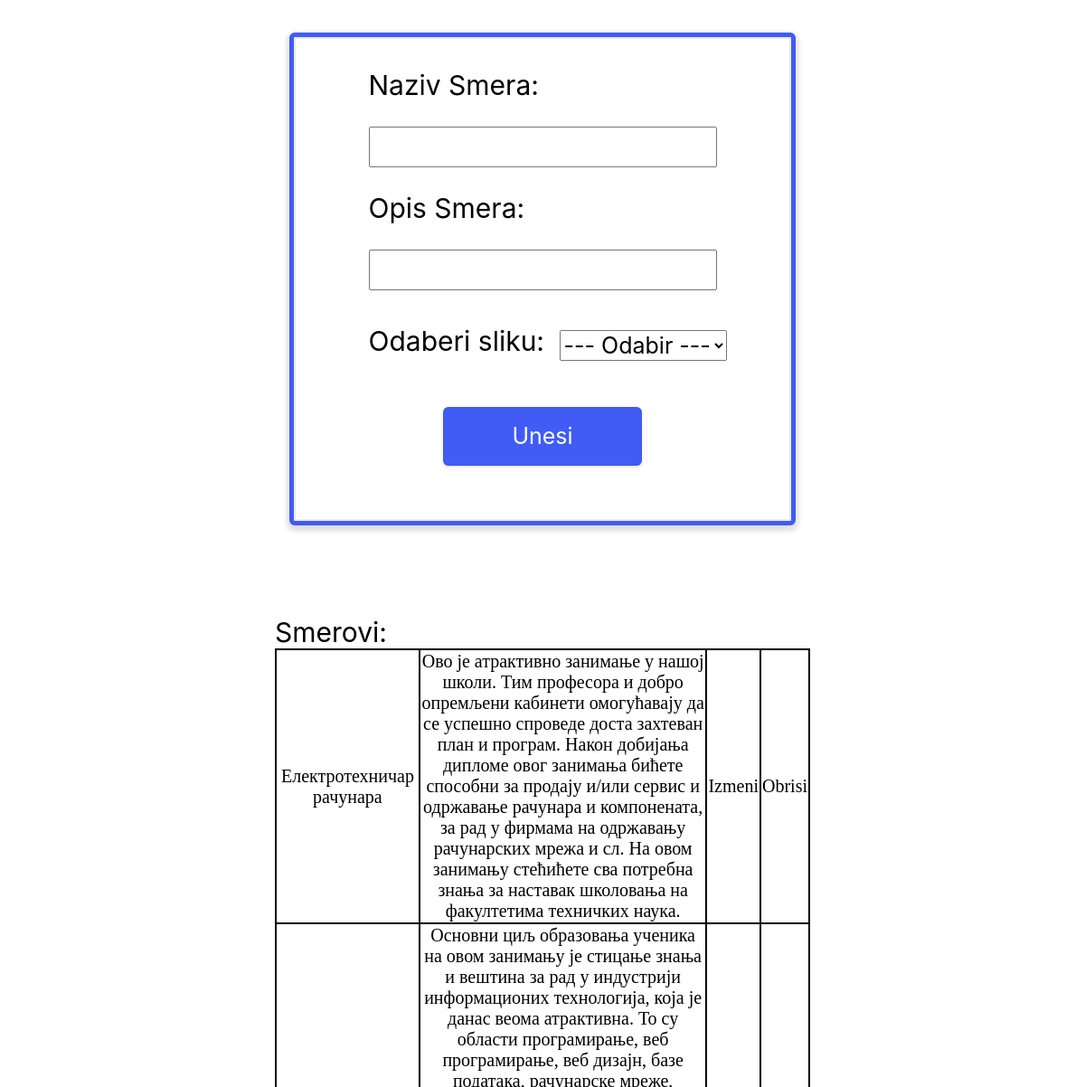
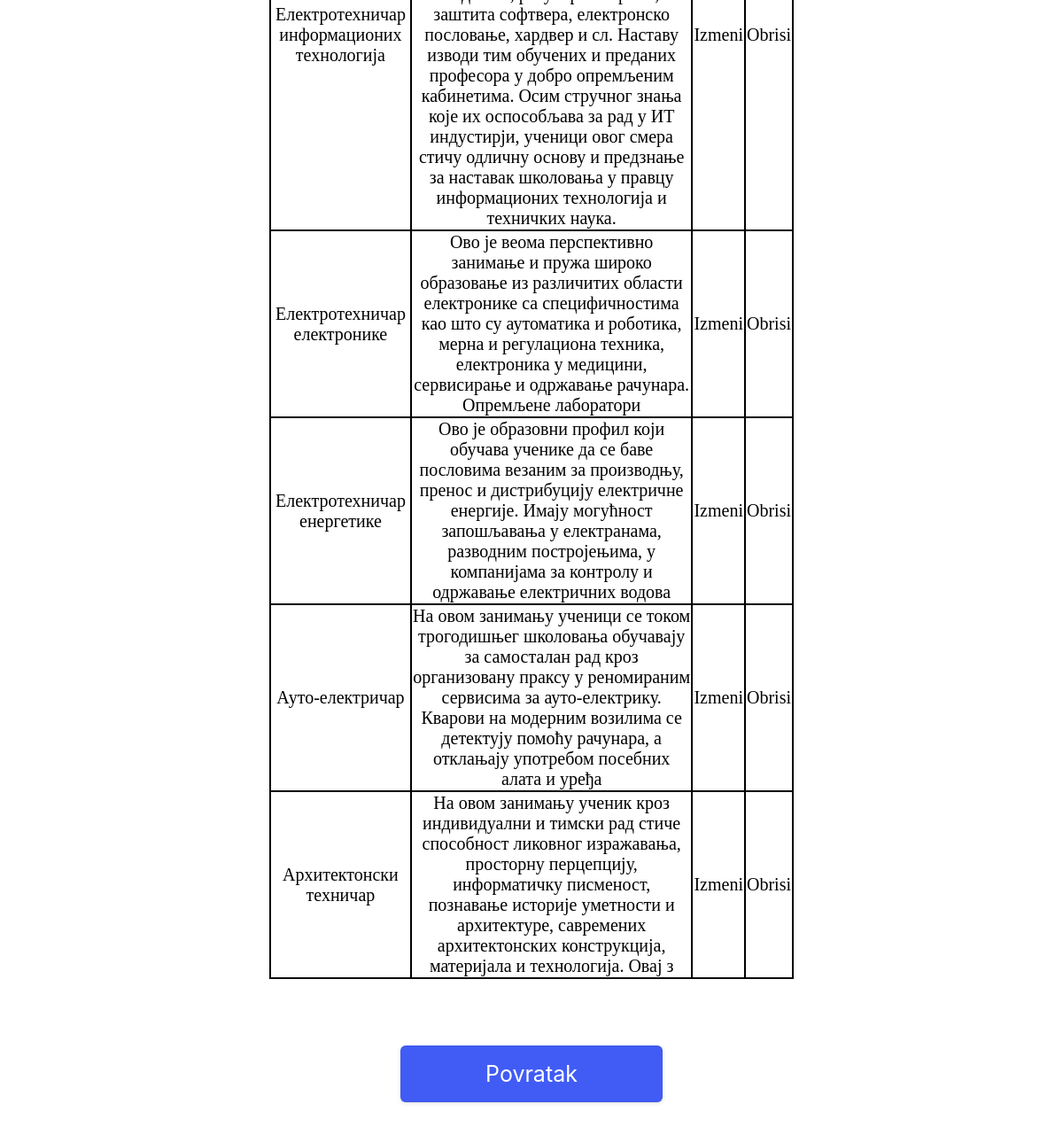
Page /courseView.php (signed in) on the earlier database version (2 pictures, top to bottom).
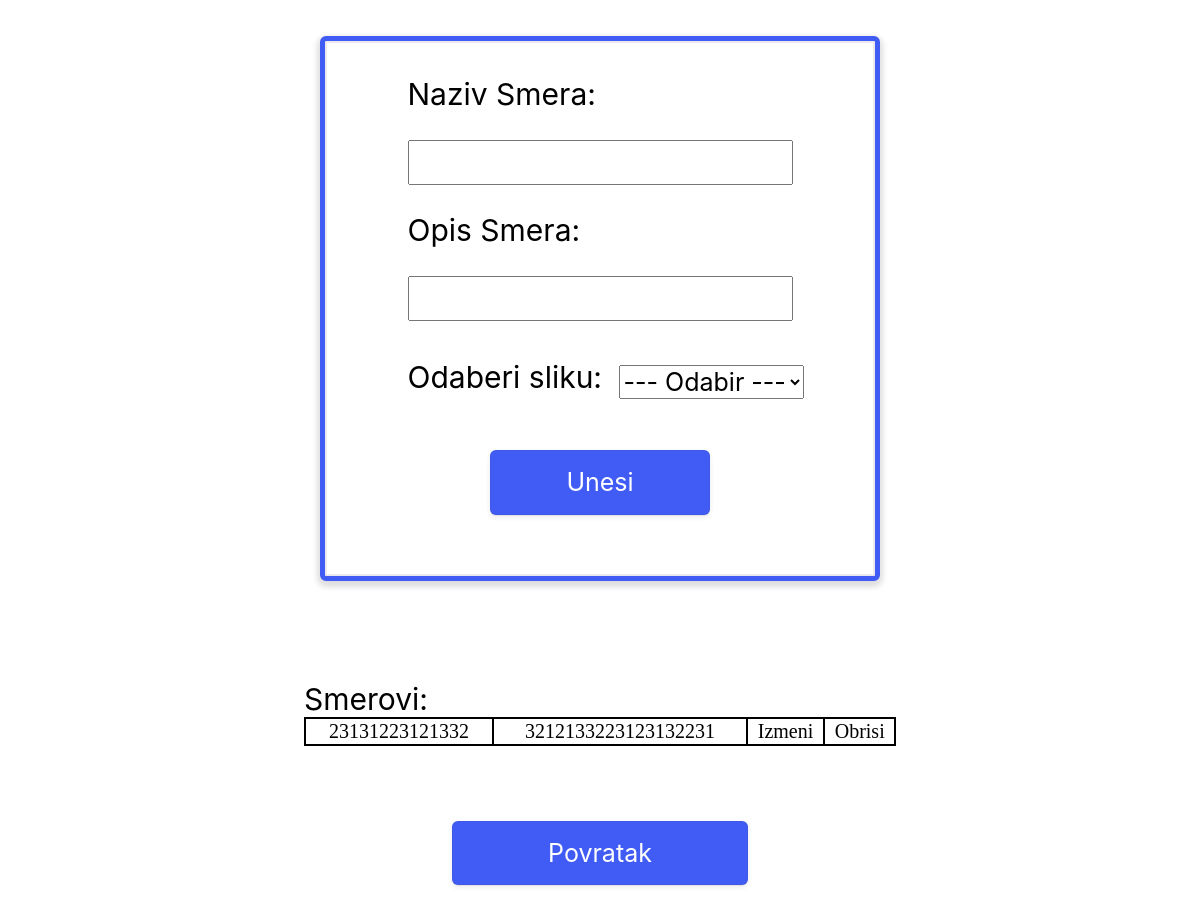
Same page on the later database version.
### tables this page shows
CREATE TABLE `smerovi` (
  `id` int NOT NULL,
  `smer` varchar(255) NOT NULL,
  `opis` varchar(255) NOT NULL
);

### classes/courseCon.php (called while the page is built, shortened)
<?php
include "course.php";
$course = new Course();
$courses = $course->returnCourses();

### classes/dbh.php (called while the page is built, shortened)
<?php
class Dbh{
    protected function connect() {
        try{
            $username = "root";
            $password = "";
            $dbh = new PDO('mysql:host=localhost;dbname=php_dev', $username, $password);
            return $dbh;
        }catch (PDOException $e){
            print 'Error: ' . $e->getMessage() . "<br/>";
            die();
        }
    }
}

### classes/course.php (called while the page is built, shortened)
<?php
include 'dbh.php';
class Course extends Dbh
{
    public function returnCourses()
    {
        $sql = "SELECT * FROM smerovi";
        $stmt = $this->connect()->query($sql);
        return $stmt;
    }
}

### courseView.php (the view, shortened to what this page needs)
<?php
if(isset($_SESSION['userid'])):
    include "classes/courseCon.php";
    ?>
    <html>
    <head>
        <link rel ="stylesheet" type="text/css" href="style.css">
    </head>
    <body>
    <form class="form" style="height:500px;"method="post" enctype="multipart/form-data">
        <label class="formText">Naziv Smera:</label>
        <input class="formTextInput" name="course">
        <label class="formText">Opis Smera:</label>
        <input class="formTextInput" name="desc">
        <label  class="formText" id="odabirSlike">Odaberi sliku:</label>
        <select class="select" Emp Name='NEW' name="slika">
            <option value="" >--- Odabir ---</option>
        </select>
        <button class="formBtn" name="submitCourse">Unesi</button><br>
    </form>
    <div>
        <form method="post" class="formSmer">
            <label class="smer" for="courses">Smerovi:</label>
            <table>
                <?php
                foreach ($courses as $key => $value):
                    ?>
                    <tr>
                        <td>
                            <?= $value['smer'] ?>
                        </td>
                        <td>
                            <?= $value['opis'] ?>
                        </td>
                        <td>
                            <a class="linkTable" href="includes/editSmer.php?id=<?= $value['id'] ?>">Izmeni</a>
                        </td>
                        <td>
                            <a class="linkTable"  href="includes/deleteSmer.php?id=<?= $value['id'] ?>">Obrisi</a>
                        </td>
                    </tr>
                <?php endforeach; ?>
            </table>
        </form>
        <button class="formBtn" id="povratak" onclick="document.location='index.php'">Povratak</button>
    </div>
    </body>
    </html>
<?php else:
    header('Location: fileUpload.php?error=pleaseLogIn');
endif;?>

Differences in the rows shown:
removed smerovi: smer "Електротехничар рачунара", opis "Ово је атрактивно занимање у нашој школи. Тим професора и добро опремљени кабинети омогућавају да се успешно спроведе доста захтеван план и програм. Након добијања дипломе овог занимања бићете способни за продају и/или сервис и одржавање рачунара и компонената, за рад у фирмама на одржавању рачунарских мрежа и сл. На овом занимању стећићете сва потребна знања за наставак школовања на факултетима техничких наука."
removed smerovi: smer "Електротехничар информационих технологија", opis "Основни циљ образовања ученика на овом занимању је стицање знања и вештина за рад у индустрији информационих технологија, која је данас веома атрактивна. То су области програмирање, веб програмирање, веб дизајн, базе података, рачунарске мреже, заштита софтвера, електронско пословање, хардвер и сл. Наставу изводи тим обучених и преданих професора у добро опремљеним кабинетима. Осим стручног знања које их оспособљава за рад у ИТ индустирји, ученици овог смера стичу одличну основу и предзнање за наставак школовања у правцу информационих технологија и техничких наука."
removed smerovi: smer "Електротехничар електронике", opis "Ово је веома перспективно занимање и пружа широко образовање из различитих области електронике са специфичностима као што су аутоматика и роботика, мерна и регулациона техника, електроника у медицини, сервисирање и одржавање рачунара. Опремљене лаборатори"
removed smerovi: smer "Електротехничар енергетике", opis "Ово је образовни профил који обучава ученике да се баве пословима везаним за производњу, пренос и дистрибуцију електричне енергије. Имају могућност запошљавања у електранама, разводним постројењима, у компанијама за контролу и одржавање електричних водова"
removed smerovi: smer "Ауто-електричар", opis "На овом занимању ученици се током трогодишњег школовања обучавају за самосталан рад кроз организовану праксу у реномираним сервисима за ауто-електрику. Кварови на модерним возилима се детектују помоћу рачунара, а отклањају употребом посебних алата и уређа"
removed smerovi: smer "Архитектонски техничар", opis "На овом занимању ученик кроз индивидуални и тимски рад стиче способност ликовног изражавања, просторну перцепцију, информатичку писменост, познавање историје уметности и архитектуре, савремених архитектонских конструкција, материјала и технологија. Овај з"
added smerovi: smer "23131223121332", opis "3212133223123132231"
